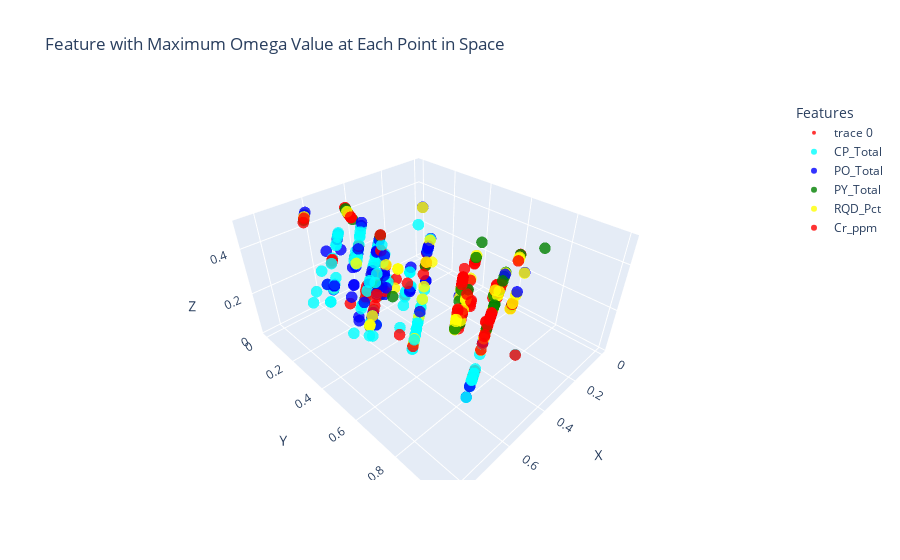

Notebook code for this chart:
### Code cell
import plotly.graph_objs as go
from plotly.offline import iplot, init_notebook_mode

# Stack omega values to find the maximum at each point and determine the corresponding feature
omega_values = np.stack([omega_CP_Total, omega_PO_Total, omega_PY_Total, omega_RQD_Pct, omega_Cr_ppm], axis=1)
max_indices = np.argmax(omega_values, axis=1)
features = ['CP_Total', 'PO_Total', 'PY_Total', 'RQD_Pct', 'Cr_ppm']

# Define colors for each feature
colors = ['cyan', 'blue', 'green', 'yellow', 'red']

fig = go.Figure()

scatter = go.Scatter3d(
    x=test_data_xyz[:, 0],
    y=test_data_xyz[:, 1],
    z=test_data_xyz[:, 2],
    mode='markers',
    marker=dict(
        size=4,
        color=[colors[i] for i in max_indices],  # Color based on max_indices
        opacity=0.8
    )
)
fig.add_trace(scatter)

fig.update_layout(
    title='Feature with Maximum Omega Value at Each Point in Space',
    scene=dict(
        xaxis_title='X',
        yaxis_title='Y',
        zaxis_title='Z'
    ),
    legend_title="Features"
)

for idx, color in enumerate(colors):
    fig.add_trace(go.Scatter3d(
        x=[None], y=[None], z=[None],
        mode='markers',
        marker=dict(
            size=6,
            color=color,
            opacity=0.8
        ),
        showlegend=True,
        name=f'{features[idx]}'
    ))
init_notebook_mode(connected=True)

iplot(fig)

### Figure 1 — Plotly figure (JSON) as saved in the notebook; plotly's stock layout.template omitted (floating-point values rounded to 4 significant figures; data arrays with more than 128 entries replaced by an {"elided": "..."} marker saying what was removed)
{"data": [{"marker": {"color": {"elided": "524 str values"}, "opacity": 0.8, "size": 4}, "mode": "markers", "type": "scatter3d", "x": {"elided": "524 float values"}, "y": {"elided": "524 float values"}, "z": {"elided": "524 float values"}}, {"marker": {"color": "cyan", "opacity": 0.8, "size": 6}, "mode": "markers", "name": "CP_Total", "showlegend": true, "type": "scatter3d", "x": [null], "y": [null], "z": [null]}, {"marker": {"color": "blue", "opacity": 0.8, "size": 6}, "mode": "markers", "name": "PO_Total", "showlegend": true, "type": "scatter3d", "x": [null], "y": [null], "z": [null]}, {"marker": {"color": "green", "opacity": 0.8, "size": 6}, "mode": "markers", "name": "PY_Total", "showlegend": true, "type": "scatter3d", "x": [null], "y": [null], "z": [null]}, {"marker": {"color": "yellow", "opacity": 0.8, "size": 6}, "mode": "markers", "name": "RQD_Pct", "showlegend": true, "type": "scatter3d", "x": [null], "y": [null], "z": [null]}, {"marker": {"color": "red", "opacity": 0.8, "size": 6}, "mode": "markers", "name": "Cr_ppm", "showlegend": true, "type": "scatter3d", "x": [null], "y": [null], "z": [null]}], "layout": {"legend": {"title": {"text": "Features"}}, "scene": {"xaxis": {"title": {"text": "X"}}, "yaxis": {"title": {"text": "Y"}}, "zaxis": {"title": {"text": "Z"}}}, "title": {"text": "Feature with Maximum Omega Value at Each Point in Space"}}}
